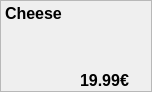
                         <widget class="QFrame" name="frame_8">
                          <property name="minimumSize">
                           <size>
                            <width>152</width>
                            <height>92</height>
                           </size>
                          </property>
                          <property name="maximumSize">
                           <size>
                            <width>152</width>
                            <height>92</height>
                           </size>
                          </property>
                          <property name="frameShape">
                           <enum>QFrame::StyledPanel</enum>
                          </property>
                          <property name="frameShadow">
                           <enum>QFrame::Raised</enum>
                          </property>
                          <widget class="QLabel" name="discountImageLabel9">
                           <property name="geometry">
                            <rect>
                             <x>30</x>
                             <y>20</y>
                             <width>81</width>
                             <height>51</height>
                            </rect>
                           </property>
                           <property name="text">
                            <string/>
                           </property>
                           <property name="pixmap">
                            <pixmap>images/Swiss_Cheese_Garden_of_Eden_jpg.jpg</pixmap>
                           </property>
                           <property name="scaledContents">
                            <bool>false</bool>
                           </property>
                           <property name="alignment">
                            <set>Qt::AlignCenter</set>
                           </property>
                          </widget>
                          <widget class="QLabel" name="discountPriceLabel9">
                           <property name="geometry">
                            <rect>
                             <x>80</x>
                             <y>70</y>
                             <width>61</width>
                             <height>20</height>
                            </rect>
                           </property>
                           <property name="font">
                            <font>
                             <pointsize>12</pointsize>
                             <weight>75</weight>
                             <bold>true</bold>
                            </font>
                           </property>
                           <property name="text">
                            <string>19.99€</string>
                           </property>
                          </widget>
                          <widget class="QLabel" name="discountNameLabel9">
                           <property name="geometry">
                            <rect>
                             <x>5</x>
                             <y>5</y>
                             <width>71</width>
                             <height>16</height>
                            </rect>
                           </property>
                           <property name="font">
                            <font>
                             <pointsize>12</pointsize>
                             <weight>75</weight>
                             <bold>true</bold>
                            </font>
                           </property>
                           <property name="text">
                            <string>Cheese</string>
                           </property>
                          </widget>
                          <widget class="QPushButton" name="discountPushButton9">
                           <property name="geometry">
                            <rect>
                             <x>0</x>
                             <y>0</y>
                             <width>155</width>
                             <height>90</height>
                            </rect>
                           </property>
                           <property name="text">
                            <string/>
                           </property>
                           <property name="flat">
                            <bool>true</bool>
                           </property>
                          </widget>
                          <zorder>discountImageLabel9</zorder>
                          <zorder>discountNameLabel9</zorder>
                          <zorder>discountPriceLabel9</zorder>
                          <zorder>discountPushButton9</zorder>
                         </widget>
